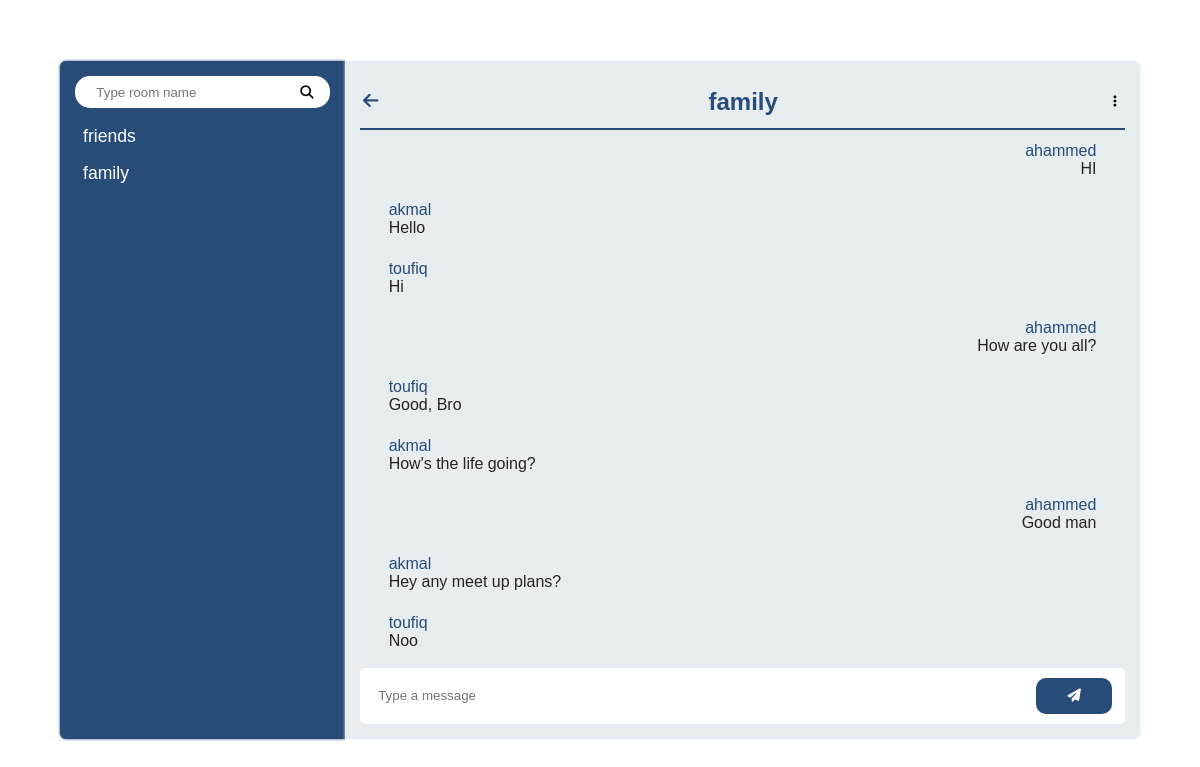
The app's page /rooms/family (signed in), older data.
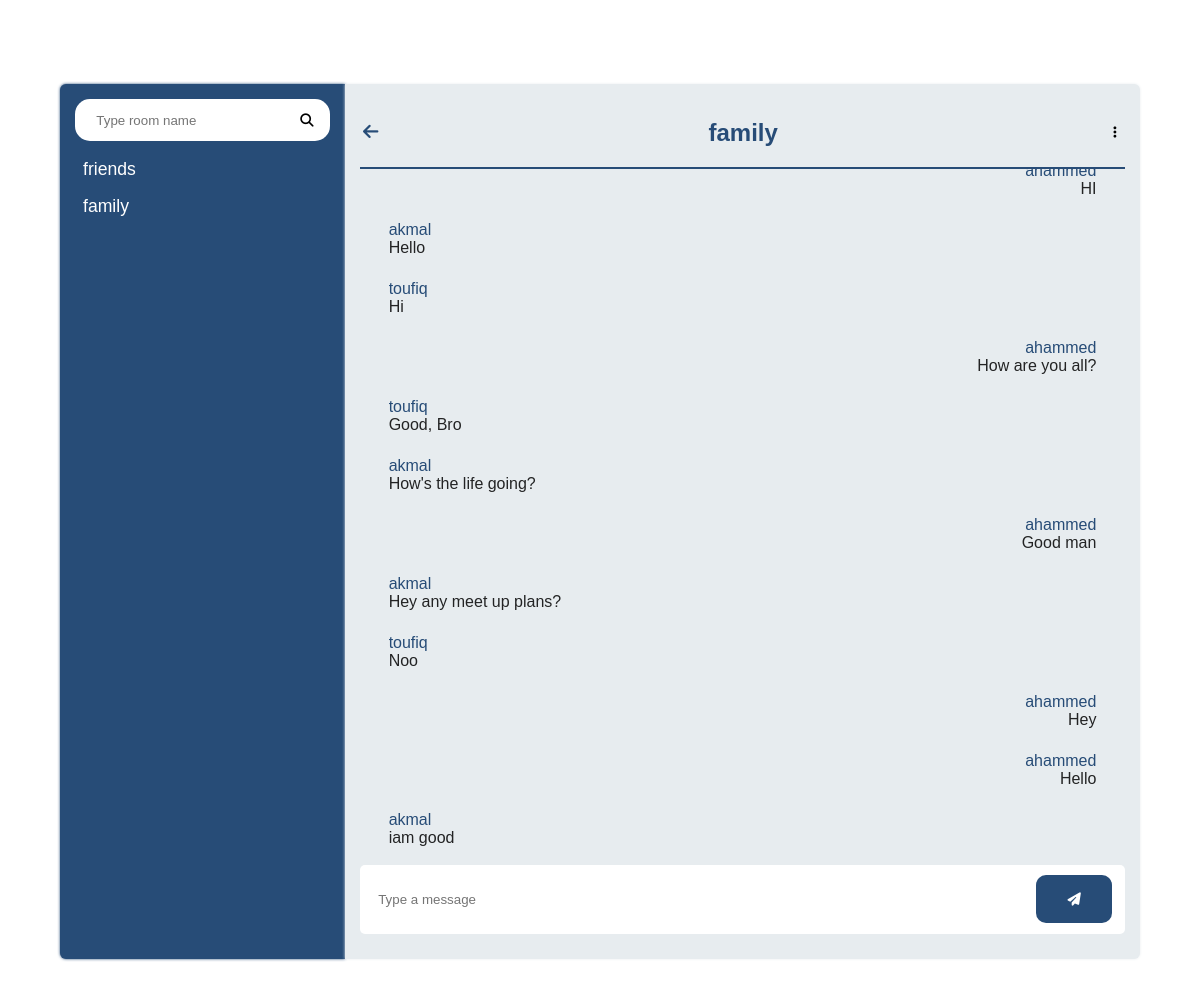
The same page, newer data.
### room/models.py (models this page shows, shortened)
class Room(models.Model):
    name=models.CharField(max_length=255)
    slug=models.SlugField(unique=True)

class Message(models.Model):
    room = models.ForeignKey(Room, related_name='messages', on_delete=models.CASCADE)
    user = models.ForeignKey(User, related_name='messages', on_delete=models.CASCADE)
    content = models.TextField()
    date_added = models.DateTimeField(auto_now_add=True)
    class Meta:
        ordering = ('date_added',)

### room/views.py (the view)
# urls.py: path('rooms/',include('room.urls')),
@login_required
def room(request, slug):
    room = Room.objects.get(slug=slug)
    messages = Message.objects.filter(room=room)
    room_list=Room.objects.all()
    return render(request, 'message-box.html', {'room': room, 'messages': messages,'rooms':room_list})

### home/templates/message-box.html (shortened to what this page needs)
<!DOCTYPE html>
<html lang="en">
<head>
    {%  load static  %}
    <link rel="stylesheet" href="/static/message-box.css">
    <link rel="stylesheet" href="https://cdnjs.cloudflare.com/ajax/libs/font-awesome/6.5.1/css/all.min.css" />
</head>
<body>
    <div class="container">
        <div class="rooms-list">
            <div class="search">
                <input id="search-input" type="text" placeholder="Type room name">
                <button><i class="fa-solid fa-magnifying-glass"></i></button>
            </div>
            <div class="rooms">
                {% for room in rooms  %}
                <a href="{% url "room" room.slug %}" >{{room.name}}</a>
                {% endfor %}
            </div>
        </div>
        <div class="chat-box" >
            <div class="chat-box-header">
                <a href="/rooms/" class="back-btn"><i class="fa-solid fa-arrow-left"></i></a>
                <h2>{{room.name}}</h2>
                <button><i class="fa-solid fa-ellipsis-vertical"></i></button>
            </div>
            <div class="message-box" id="chat-messages">
                {% for m in messages %}
                {% if m.user.username == user.username %}
                    <div class="sender-msg-box">
                        <p class="username">{{ m.user.username }}</p>
                        <p class="message">{{ m.content }}</p>
                    </div>
                    {% else %}
                    <div class="receive-msg-box">
                        <p class="username">{{ m.user.username }}</p>
                        <p class="message">{{ m.content }}</p>
                    </div>
                    {% endif %}
                     {% endfor %}
            </div>
            <form class="input-box" method='POST'>
                <input type="text" placeholder="Type a message" name="content" id="chat-message-input">
                <button  id="chat-message-submit"><i class="fa-solid fa-paper-plane"></i></button>
            </form>
        </div>
    </div>
</body>
</html>

### home/static/message-box.css (style rules this page uses)
* { margin: 0; padding: 0; font-family:'Trebuchet MS', 'Lucida Sans Unicode', 'Lucida Grande', 'Lucida Sans', Arial, sans-serif; }
body { display: flex; justify-content: center; align-items: center; width: 100vw; height: 100vh; }
.container { width: 90%; height:90%; display: flex; justify-content: center; align-items: center; }
.rooms-list { background-color: #274c77; height: 90%; width: 25%; display: flex; flex-direction: column; color: white; padding: 15px; overflow: auto; gap:10px; border-top-left-radius: 6px; border-bottom-left-radius:6px ; box-shadow: 0 0 3px #274c77; }
.search { background-color: #fff; height: 5%; border-radius: 15px; display: flex; justify-content: center; align-items: center; }
.rooms-list .search input { border: none; width: 80%; height: 80%; border-radius: 12px; padding-left: 5px; }
.rooms-list .search button { border: none; background-color: #fff; }
.rooms { display: flex; flex-direction: column; height: 90%; padding: 5px; gap: 10px; overflow: auto; }
a { font-size: 1.1rem; padding: 3px; color: white; text-decoration: none; }
.chat-box { background-color: #e7ecef; height: 90%; width: 75%; padding: 15px; border-top-right-radius: 6px; border-bottom-right-radius:6px ; box-shadow: 0 0 3px #e7ecef; }
.chat-box .chat-box-header { display: flex; align-items: center; justify-content: space-between; width: 100%; height: 8%; border-bottom:solid 2px #274c77; }
.chat-box .chat-box-header h2 { color: #274c77; }
.chat-box .chat-box-header button { border: none; background-color: #e7ecef; width: 20px; cursor: pointer; }
.chat-box .chat-box-header a i { color: #274c77; }
.chat-box .message-box { height: 80%; padding: 10px; display: flex; flex-direction: column; gap: 10px; overflow: auto; align-items: center; }
.chat-box .message-box .receive-msg-box { width: 95%; padding: 5px; }
.username { width: max-content; color: #274c77; }
.message { color: #000; opacity: 0.85; margin-bottom: 3px; }
.chat-box .message-box .sender-msg-box { width: 95%; padding: 5px; display: flex; flex-direction: column; align-items: end; }
.chat-box .input-box { height: 7%; padding: 5px; background-color: #fff; display: flex; align-items: center; justify-content: space-around; border-radius: 5px; }
.chat-box .input-box input { width: 85%; height: 80%; border: none; padding-left: 5px; }
.chat-box .input-box button { border: none; background-color: #274c77; color: #fff; height: 80%; width: 10%; border-radius: 10px; cursor: pointer; }

Row changes from the older to the newer data that the page shows:
added Message: user.username "ahammed", content "Hey"
added Message: user.username "ahammed", content "Hello"
added Message: user.username "akmal", content "iam good"
